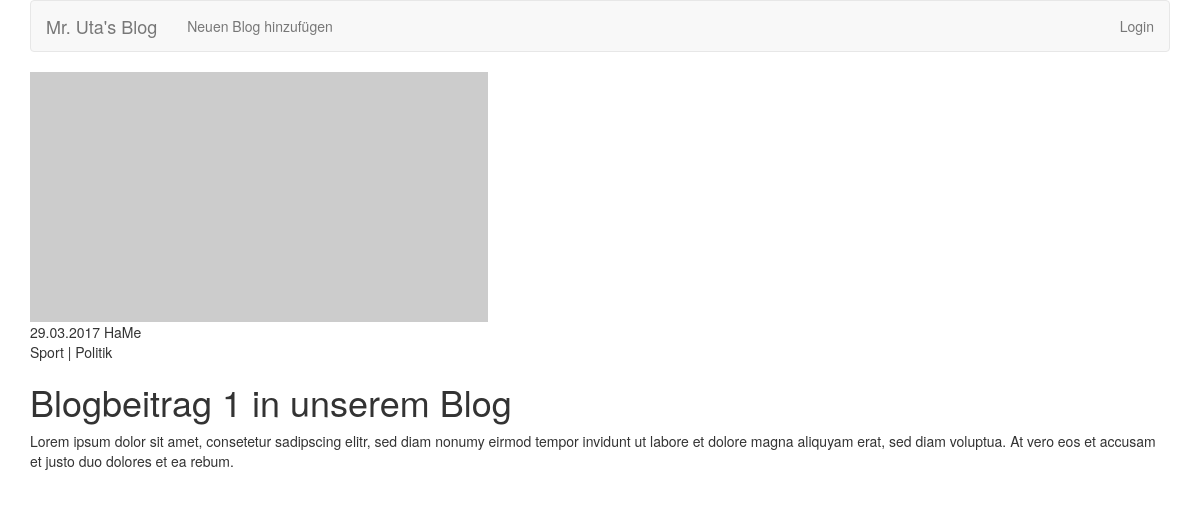
Page /index.php?aktion=single&pid=1 on the committed database.
### tables this page shows
CREATE TABLE IF NOT EXISTS `beitraege` (
  `ID` int(11) NOT NULL AUTO_INCREMENT,
  `titel` varchar(200) DEFAULT NULL,
  `inhalt` text,
  `erstellt` date DEFAULT NULL,
  `beitragsbild` varchar(200) DEFAULT NULL,
  `autorid` int(11) DEFAULT NULL,
  PRIMARY KEY (`ID`)
);

CREATE TABLE IF NOT EXISTS `autoren` (
  `ID` int(11) NOT NULL AUTO_INCREMENT,
  `vorname` varchar(100) DEFAULT NULL,
  `nachname` varchar(100) DEFAULT NULL,
  `benutzername` varchar(50) DEFAULT NULL,
  PRIMARY KEY (`ID`)
);

### index.php (called while the page is built, shortened)
<?php
require_once("inc/dbconfig.php");
require_once("inc/functions.php");
$view = isset($_GET['aktion']) ? $_GET['aktion'] : null;
switch($view) {
	case 'single':
		$results = findSinglePost($db, $_GET['pid']);
	break;
}
require_once("views/" . $view . ".tpl.php" );
?>

### inc/functions.php (called while the page is built, shortened)
<?php
function findSinglePost($conn, $pid){
	$stmt = $conn->query("SELECT beitraege.ID,  titel, inhalt, erstellt, beitragsbild, benutzername FROM beitraege INNER JOIN autoren ON autorid = autoren.ID WHERE beitraege.ID =" . $pid);
	$singleBeitrag = $stmt->fetchAll();
	$stmt = $conn->query("SELECT beitraege.ID, name FROM beitraege INNER JOIN beitrag_kategorie ON beitragid = beitraege.ID INNER JOIN kategorien ON kategorieid = kategorien.ID WHERE beitraege.ID = " . $pid);
	$kategorien = $stmt->fetchAll();
	$singleBeitrag[0]['kategorien'] = array();
	foreach($kategorien as $kategorie){
		$singleBeitrag[0]['kategorien'][] = $kategorie['name'];
	}
	return $singleBeitrag;
}
?>

### views/single.tpl.php (the view)
<?php
require_once("views/_header.tpl.php");
?>
<div class="row">
	<?php foreach($results as $key => $einzelbeitrag){ ?>
		<div class="col-md-5 col-sm-5 col-xs-12">
			<img class="img-responsive" src="<?php echo $einzelbeitrag['beitragsbild']; ?>" alt="Beitragsbild">
		</div>
		<div class="col-xs-12">
				<div class="text-small meta">
					<?php echo date("d.m.Y", strtotime($einzelbeitrag['erstellt'])); ?>
					<?php echo $einzelbeitrag['benutzername']; ?>
					<div>
						<span class="category">
							<?php echo implode(" | ", $einzelbeitrag['kategorien']) ?>
						</span>
					</div>
				</div>
				<div class="text-big title text-left">
					<h1><?php echo $einzelbeitrag['titel']; ?></h1>
				</div>
				<div class="text-big">
					<p><?php echo $einzelbeitrag['inhalt']; ?></p>
				</div>
			</div>
		</div>
	<?php } ?>
</div>
<?php
require_once("views/_footer.tpl.php");
?>

### rows in the picture
beitraege: erstellt "29.03.2017", autoren.benutzername "HaMe", kategorien "Sport | Politik", titel "Blogbeitrag 1 in unserem Blog", inhalt "Lorem ipsum dolor sit amet, consetetur sadipscing elitr, sed diam nonumy eirmod tempor invidunt ut labore et dolore magna aliquyam erat, sed diam voluptua. At vero eos et accusam et justo duo dolores et ea rebum."
